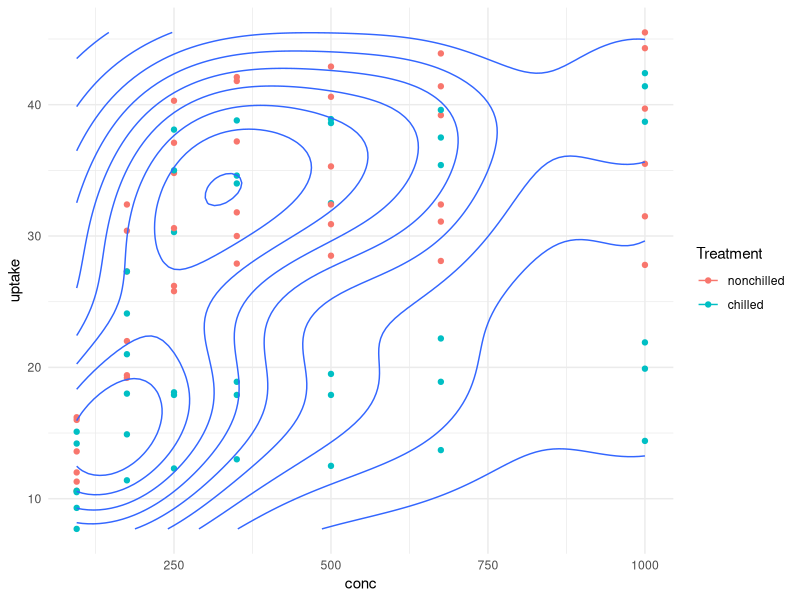
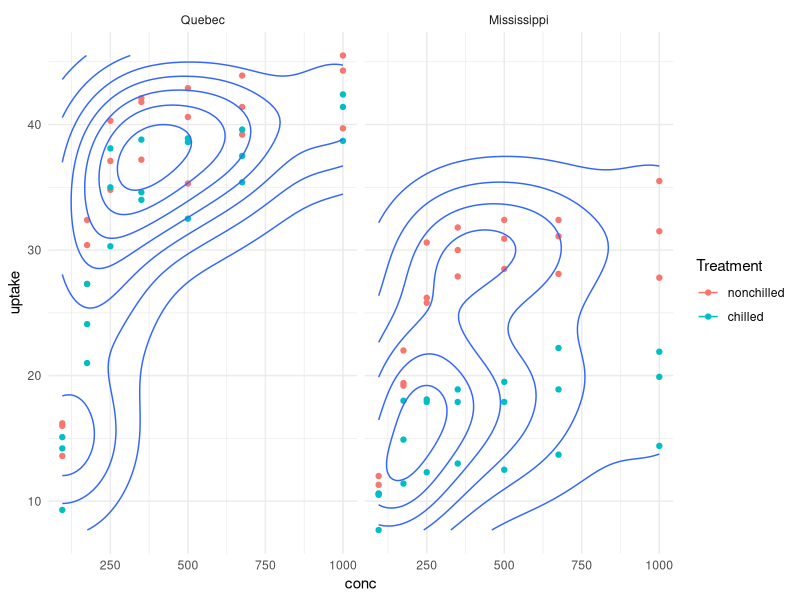

Write R code to recreate these figures, in order.
library(tidyverse)
library(lubridate)


data("CO2")

CO2 <- CO2 %>% as_tibble()

##  How many Types?
CO2 %>% pull(Type) %>% unique()
##  And Treatments?
CO2 %>% pull(Treatment) %>% unique()
## And plants?
CO2 %>% pull(Plant) %>% unique()

p <- ggplot(CO2, aes(x = conc, y = uptake)) + geom_point(aes(colour = Treatment))
p <- p + geom_density_2d()
p <- p + theme_minimal()
p

p <- p + facet_wrap( ~ Type)
p
